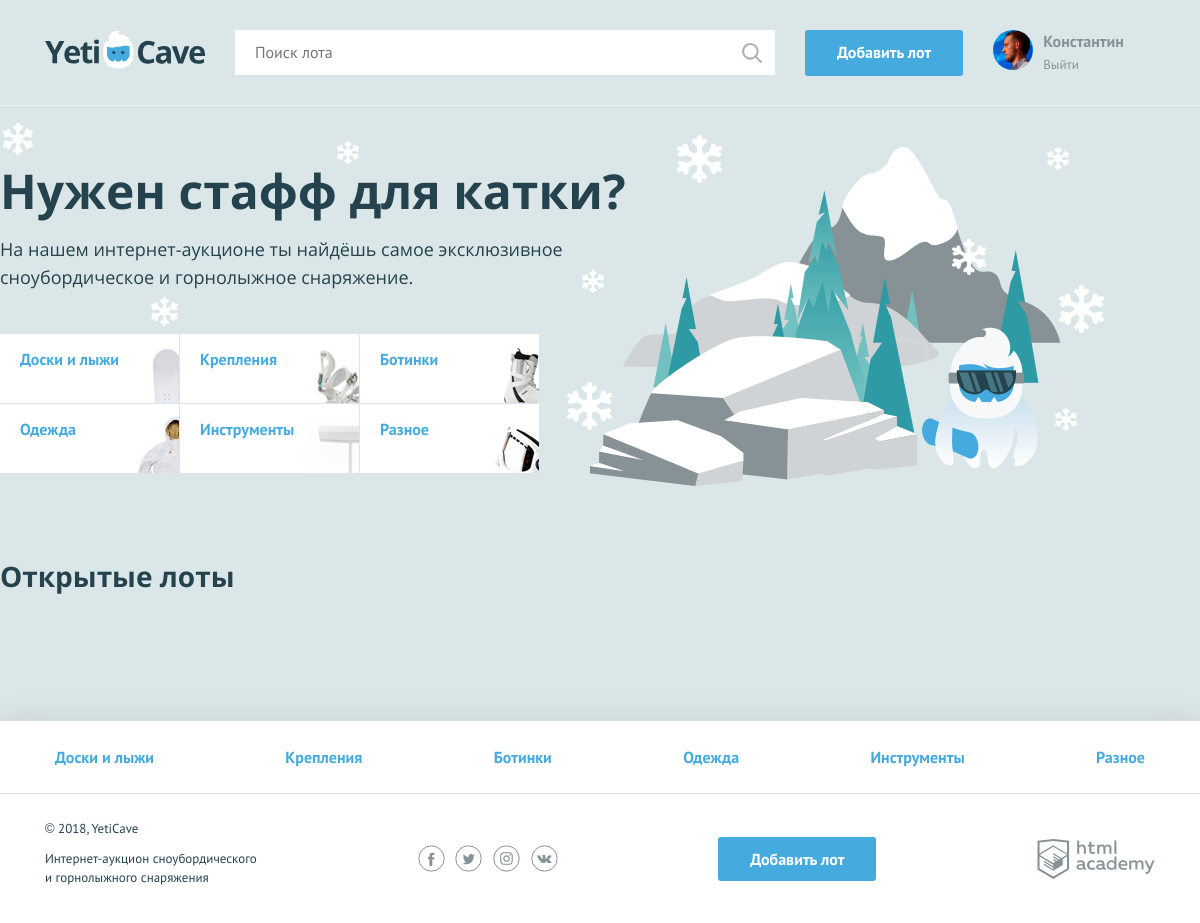
/index.php (signed in), run on the app's committed database.
### tables this page shows
CREATE TABLE categories (
  id INT AUTO_INCREMENT PRIMARY KEY,
  category_name CHAR(64),
  class_name CHAR(64)
);

### functions.php (called while the page is built, shortened)
<?php
    $categories_sql = 'SELECT id, category_name, class_name FROM categories';
    function include_template($name, $data) {
        $name = 'templates/' . $name;
        extract($data);
        require $name;
        $result = ob_get_clean();
        return $result;
    }
    function get_link_db($link, $sql) {
        if (!$link) {
            $error = mysqli_connect_error();
            show_error($content, $error);
        } else {
            $result = mysqli_query($link, $sql);
            if (!$result) {
                $error = mysqli_error($link);
                show_error($content, $error);
            } else {
                return $result;
            }
        }
    }
    function get_data_db($link, $sql, $flag) {
        $link_result = get_link_db($link, $sql);
        if ($link_result) {
            if ($flag == 'list') {
                return $list = mysqli_fetch_all($link_result, MYSQLI_ASSOC);
            }
        }
    }

### templates/index.php (the view, shortened to what this page needs)
<section class="promo">
    <h2 class="promo__title">Нужен стафф для катки?</h2>
    <p class="promo__text">На нашем интернет-аукционе ты найдёшь самое эксклюзивное сноубордическое и горнолыжное снаряжение.</p>
    <ul class="promo__list">
        <?php foreach ($categories_list as $key): ?>
            <li class="promo__item  promo__item--<?=$key['class_name']; ?>">
                <a class="promo__link" href="all-lots.php?category=<?=$key['id']; ?>"><?=$key['category_name']; ?></a>
            </li>
        <?php endforeach; ?>
    </ul>
</section>
<section class="lots">
    <div class="lots__header">
        <h2>Открытые лоты</h2>
    </div>
        <?php foreach ($lots_list as $key):
            $spend_time= strtotime($key['end_date']);
            if(time() < $spend_time): ?>
        <?php endif;
        endforeach; ?>
</section>

### templates/layout.php (shortened to what this page needs)
<!DOCTYPE html>
<html lang="ru">
<head>
    <link href="css/normalize.min.css" rel="stylesheet">
    <link href="css/style.css" rel="stylesheet">
</head>
<body>
<div class="page-wrapper">
    <header class="main-header">
        <div class="main-header__container container">
            <a class="main-header__logo">
                <img src="img/logo.svg" width="160" height="39" alt="Логотип компании YetiCave">
            </a>
            <form class="main-header__search" method="get" action="search.php">
                <input type="search" name="search" placeholder="Поиск лота">
                <input class="main-header__search-btn" type="submit" name="find" value="Найти">
            </form>
            <?php if (isset($_SESSION['user'])): ?>
            <a class="main-header__add-lot button" href="add.php">Добавить лот</a>
            <?php endif;?>
            <nav class="user-menu">
                <?php if (isset($_SESSION['user'])): ?>
                        <div class="user-menu__image">
                            <img src="img/<?=$_SESSION['user']['avatar']; ?>" width="40" height="40" alt="<?=strip_tags($_SESSION['user']['user_name']); ?>">
                        </div>
                        <div class="user-menu__logged">
                            <p><?=strip_tags($_SESSION['user']['user_name']); ?></p>
                            <a href="logout.php">Выйти</a>
                        </div>
                    <?php endif;?>
            </nav>
        </div>
    </header>
    <main class="<?php echo ($_SERVER['REQUEST_URI'] == '/') ? 'container' : '' ?>"><?=$content; ?></main>
</div>
<footer class="main-footer">
    <nav class="nav">
        <ul class="nav__list container">
            <?php foreach ($categories_list as $key): ?>
                <li class="nav__item">
                    <a href="all-lots.php?category=<?=$key['id']; ?>"><?=$key['category_name']; ?></a>
                </li>
            <?php endforeach; ?>
        </ul>
    </nav>
    <div class="main-footer__bottom container">
        <div class="main-footer__copyright">
            <p>© 2018, YetiCave</p>
            <p>Интернет-аукцион сноубордического и горнолыжного снаряжения</p>
        </div>
        <div class="main-footer__social social">
            <a class="social__link social__link--facebook" href="#">
            </a>
            <a class="social__link social__link--twitter" href="#">
            </a>
            <a class="social__link social__link--instagram" href="#">
            </a>
            <a class="social__link social__link--vkontakte" href="#">
            </a>
        </div>
        <?php if (isset($_SESSION['user'])): ?>
        <a class="main-footer__add-lot button" href="add.php">Добавить лот</a>
        <?php endif; ?>
        <div class="main-footer__developed-by">
            <a class="logo-academy" href="https://htmlacademy.ru/intensive/php">
            </a>
        </div>
    </div>
</footer>
</body>
</html>

### data on the page
categories: shows a picture, category_name "Доски и лыжи"
categories: shows a picture, category_name "Крепления"
categories: shows a picture, category_name "Ботинки"
categories: shows a picture, category_name "Одежда"
categories: shows a picture, category_name "Инструменты"
categories: shows a picture, category_name "Разное"

### other printed values
strip_tags($_SESSION['user']['user_name']) "Константин"
